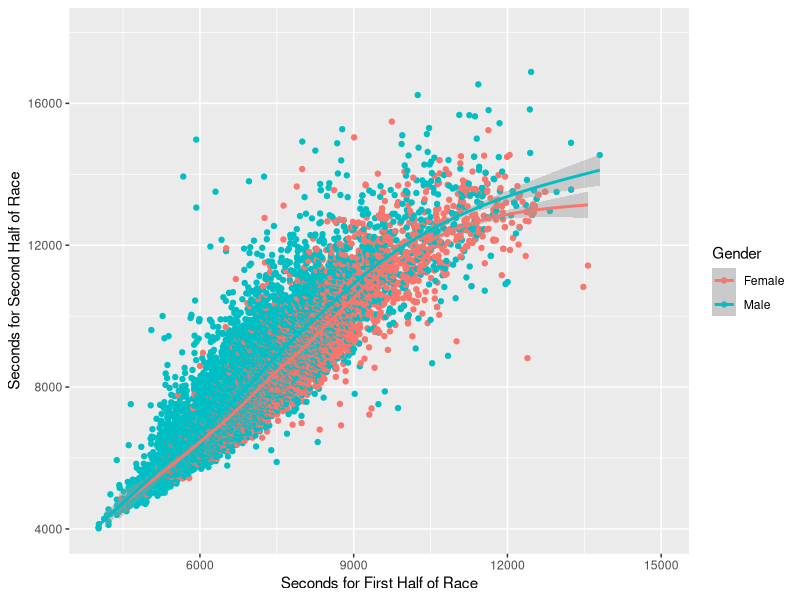
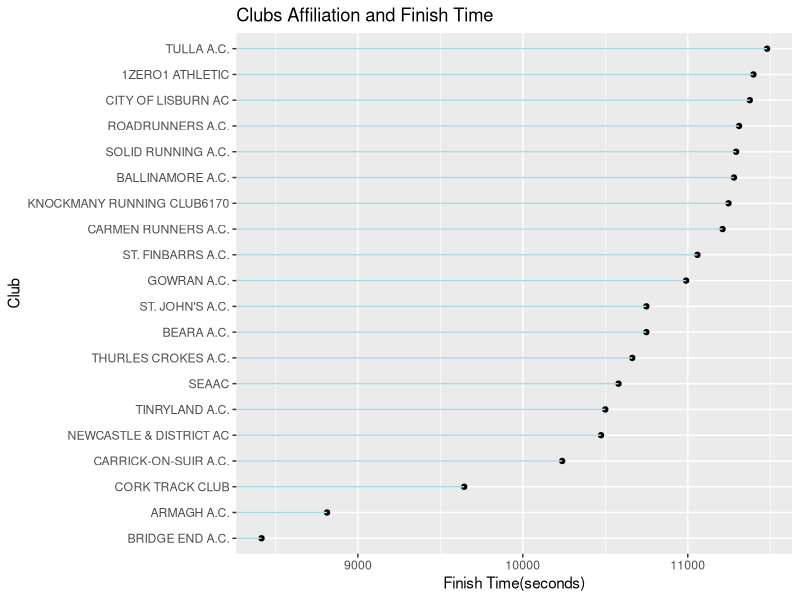
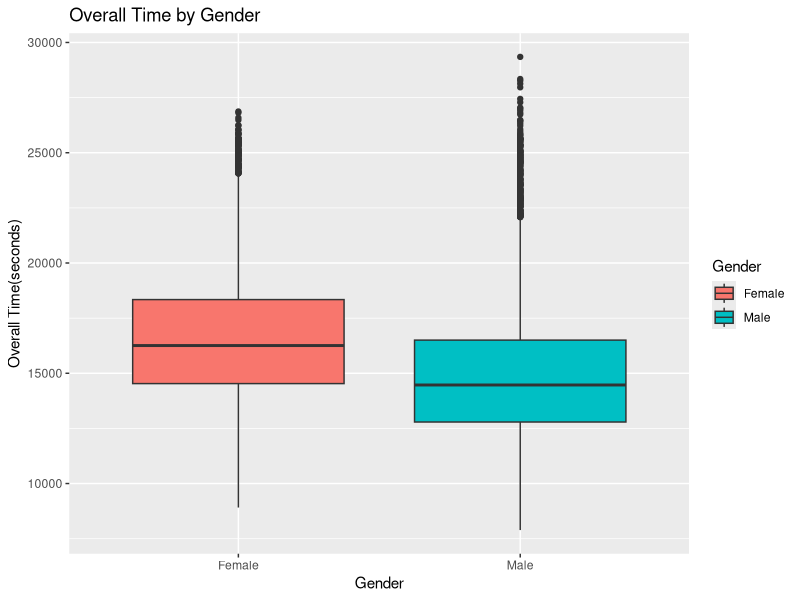
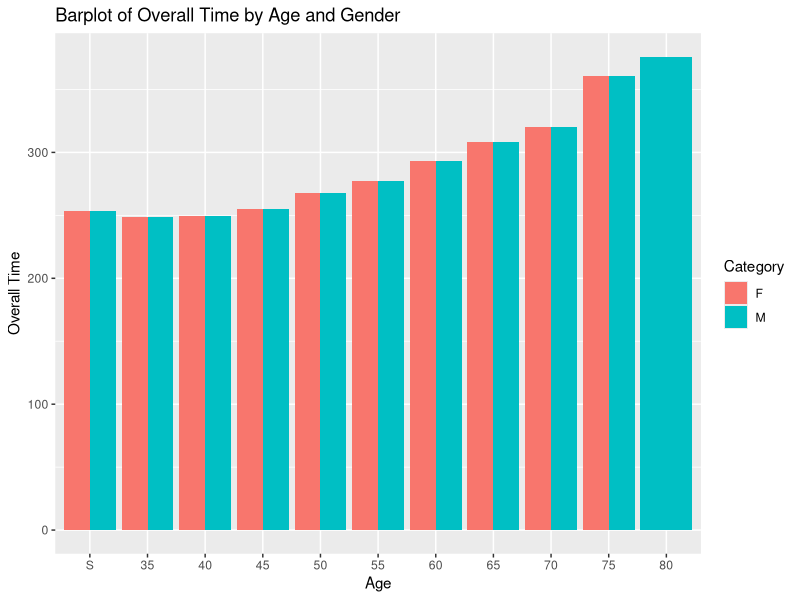
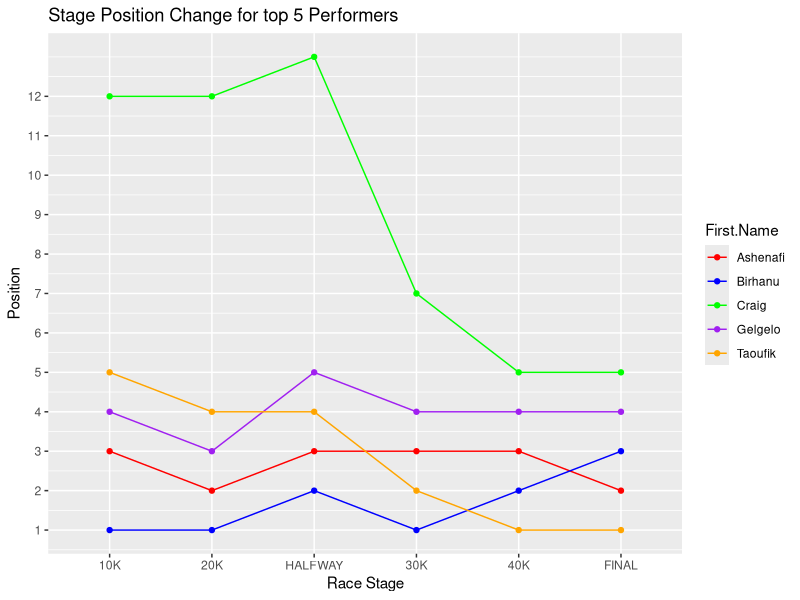

Reproduce these figures in R, in order.
## ---- chunk 1
knitr::opts_chunk$set(echo = TRUE)
## ---- chunk 2
library(dplyr)
library(tidyverse)
library(ggplot2)
library(GGally)

# Load DataSet
marathon_data <- read.csv('dublin2022marathon.csv')

# Identify columns with missing values
missing_cols <- colnames(marathon_data)[colSums(is.na(marathon_data)|
                                                  marathon_data == "") > 0]

# Fill missing value Club column with UNKNOWN value to avoid data discrepancy
marathon_data$Club <- ifelse(is.na(marathon_data$Club) | 
                               marathon_data$Club == "" | 
                               marathon_data$Club == " ", "UNKNOWN",
                             marathon_data$Club)

# Remove uninformative columns
marathon_data <- select(marathon_data, -c("Photo", "YouTube", "Share",
                                          "Chip.Time", "Chip.Position"))

# Move values with DNF (did not finish) data as a different dataset to investigate further based on age and gender on why they were not able to finish the marathon
dnf_rows <- apply(marathon_data, 1, function(row) any(row == "DNF"))
dnf_data <- marathon_data[dnf_rows, ]

# Remove DNF values from dataset
marathon_data <- marathon_data[!dnf_rows, ]

# Check for any duplicated values
columns_to_check <- c("First.Name", "Surname", "Gender", "Gender.Position",
                      "Category", "Category.Position", "Club",
                      "Overall.Position")

duplicate_rows <- duplicated(marathon_data[, columns_to_check])
duplicate_data <- marathon_data[duplicate_rows, ]

# Remove rows with missing values - only around 500 entries
missing_rows <- apply(marathon_data, 1,
                      function(row) any(is.na(row) | row == ""))
missing_data <- marathon_data[missing_rows, ]

marathon_data <- marathon_data[!missing_rows, ]
## ---- chunk 3

marathon_data$Gender <- as.factor(marathon_data$Gender)
marathon_data <- marathon_data |>
  mutate(
    FinalInSec = period_to_seconds(hms(Gun.Time)),
    MidInSec = period_to_seconds(hms(HALFWAY))
    )

marathon_data <- marathon_data |>
  mutate(SecondHalfSec = FinalInSec - MidInSec) 

ggplot(marathon_data, 
       aes(x=MidInSec, y=SecondHalfSec, colour = Gender)) + 
  geom_jitter() +
  geom_smooth() +
  scale_x_continuous(limits = c(4000, 15000)) + 
  scale_y_continuous(limits = c(4000, 18000)) + 
  xlab("Seconds for First Half of Race") + 
  ylab("Seconds for Second Half of Race")

pval<-t.test(marathon_data$MidInSec, marathon_data$SecondHalfSec, 
          paired = T)$p.value
## ---- chunk 4

club_summary <- marathon_data %>%
  group_by(Club) %>%
  summarise(
    MeanOverall = mean(FinalInSec, na.rm = TRUE),
    MedianOverall = median(FinalInSec, na.rm = TRUE),
    MinOverall = min(FinalInSec, na.rm = TRUE),
    MaxOverall = max(FinalInSec, na.rm = TRUE)
  )

top_clubs <- club_summary %>%
  arrange(MedianOverall) %>%
  slice_head(n = 20) 

# Visualize relationship between Club Affiliation and Overall Time
ggplot(top_clubs, aes(x = reorder(Club, MedianOverall), y = MedianOverall)) +
  geom_point() +
  geom_segment(aes(xend = fct_reorder(Club, MedianOverall)), yend = 0, col = "lightblue") +
  labs(title = "Clubs Affiliation and Finish Time") +
  xlab("Club")+ ylab("Finish Time(seconds)")+
  coord_flip()

filtered_data <- marathon_data %>%
  filter(Club != "UNKNOWN")%>%
  select(Club, FinalInSec)

anova_result <- aov(FinalInSec ~ Club, data = filtered_data)
a<-summary(anova_result)
a1<-cor.test(club_summary$MeanOverall, club_summary$MedianOverall)
## ---- chunk 5

t<-t.test(FinalInSec ~ Gender, data = marathon_data)

ggplot(marathon_data, aes(x = Gender, y = FinalInSec,fill = Gender)) +
  geom_boxplot() +
  labs(title = "Overall Time by Gender",
       x = "Gender",
       y = "Overall Time(seconds)")
## ---- chunk 6

marathon_data<- marathon_data |>
 select(1:21) |>
separate(Category,into=c('Category','Age'),sep=1)
 
marathon_data <- marathon_data |>
  mutate(
    FinalInMins = period_to_seconds(hms(Gun.Time))/60)

# Summarize data by Age_Category
summary_by_age <- marathon_data %>%
  group_by(Age) %>%
  reframe(
    Category,
    Mean_Time = mean(FinalInMins, na.rm = TRUE),
    Median_Time = median(FinalInMins, na.rm = TRUE),
    SD_Time = sd(FinalInMins, na.rm = TRUE),
    Total_Participants = n()
  )

# Visualize Performance Metrics
ggplot(summary_by_age, aes(x = factor(Age, levels = c('S','35','40','45','50','55','60','65','70','75','80')), 
                           y = Mean_Time, fill = Category)) +
  geom_bar(stat = "identity", position = "dodge") +
  labs(title = "Barplot of Overall Time by Age and Gender",
       x = "Age",
       y = "Overall Time") 

## ---- chunk 7
marathon_data<- marathon_data |>
  mutate(Overall.Position=as.numeric(Overall.Position))

top_three_performers <- marathon_data %>%
  arrange(Overall.Position) %>%
  head(5) %>% 
  mutate(across(starts_with(c("Overall.Position", "Stage.Position")),
                as.character)) %>%
  pivot_longer(cols = starts_with(c("Stage.Position", "Overall.Position")),
               names_to = "Stage",
               values_to = "Position") %>%
  mutate(Stage = forcats::fct_inorder(Stage),
         Position = as.numeric(Position))  

ggplot(top_three_performers, aes(x = Stage, y = Position, 
                                color = First.Name, 
                                group = paste(First.Name, Surname))) +
  geom_line() +
  geom_point() +
  labs(x = "Race Stage",
       y = "Position",
       title = "Stage Position Change for top 5 Performers") +
  scale_color_manual(values = c("red", "blue", "green", "purple", "orange")) +
  scale_x_discrete(labels = c("10K", "20K", "HALFWAY", "30K", "40K", "FINAL")) +
  scale_y_continuous(breaks =seq(1,12,1))

